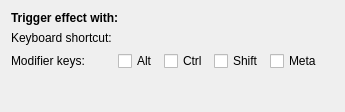
<?xml version="1.0" encoding="UTF-8"?>

<!--
SPDX-FileCopyrightText: 2023 Roman Gilg <subdiff@gmail.com>

SPDX-License-Identifier: GPL-2.0-or-later
-->

<ui version="4.0">
 <class>como::TrackMouseEffectConfigForm</class>
 <widget class="QWidget" name="como::TrackMouseEffectConfigForm">
  <property name="geometry">
   <rect>
    <x>0</x>
    <y>0</y>
    <width>345</width>
    <height>112</height>
   </rect>
  </property>
  <layout class="QFormLayout" name="formLayout">
   <property name="fieldGrowthPolicy">
    <enum>QFormLayout::FieldsStayAtSizeHint</enum>
   </property>
   <item row="0" column="0" colspan="2">
    <widget class="QLabel" name="label">
     <property name="font">
      <font>
       <weight>75</weight>
       <bold>true</bold>
      </font>
     </property>
     <property name="text">
      <string>Trigger effect with:</string>
     </property>
    </widget>
   </item>
   <item row="1" column="0">
    <widget class="QLabel" name="label_KeyboardShortcut">
     <property name="text">
      <string>Keyboard shortcut:</string>
     </property>
    </widget>
   </item>
   <item row="1" column="1">
    <widget class="KKeySequenceWidget" name="shortcut" native="true"/>
   </item>
   <item row="2" column="0">
    <widget class="QLabel" name="label_ModifierKeys">
     <property name="text">
      <string>Modifier keys:</string>
     </property>
    </widget>
   </item>
   <item row="2" column="1">
    <widget class="QWidget" name="widget" native="true">
     <layout class="QHBoxLayout" name="horizontalLayout">
      <property name="leftMargin">
       <number>0</number>
      </property>
      <property name="topMargin">
       <number>0</number>
      </property>
      <property name="rightMargin">
       <number>0</number>
      </property>
      <property name="bottomMargin">
       <number>0</number>
      </property>
      <item>
       <widget class="QCheckBox" name="kcfg_Alt">
        <property name="text">
         <string>Alt</string>
        </property>
       </widget>
      </item>
      <item>
       <widget class="QCheckBox" name="kcfg_Control">
        <property name="text">
         <string>Ctrl</string>
        </property>
       </widget>
      </item>
      <item>
       <widget class="QCheckBox" name="kcfg_Shift">
        <property name="text">
         <string>Shift</string>
        </property>
       </widget>
      </item>
      <item>
       <widget class="QCheckBox" name="kcfg_Meta">
        <property name="text">
         <string>Meta</string>
        </property>
       </widget>
      </item>
     </layout>
    </widget>
   </item>
  </layout>
 </widget>
 <customwidgets>
  <customwidget>
   <class>KKeySequenceWidget</class>
   <extends>QWidget</extends>
   <header>kkeysequencewidget.h</header>
  </customwidget>
 </customwidgets>
 <resources/>
 <connections/>
</ui>
